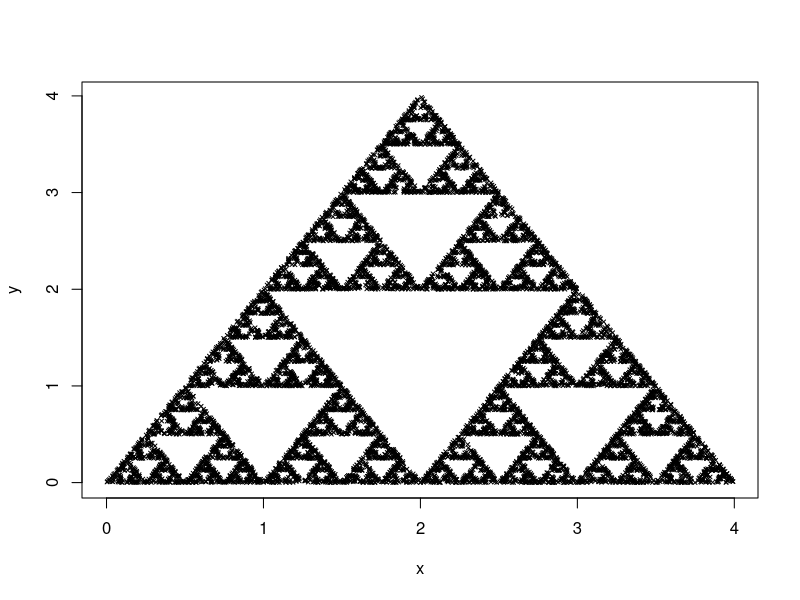

Write R code to recreate this figure.
#!/usr/bin/env Rscript

# ============================================================
# Script Name: sierpinski_triangle.R
# Description: Creates Sierpinski triangle through iterations of a simple rule
# Author: David Scott
# Created: 2018-01-29
#
# Usage:
#   Rscript scripts/sierpinski_triangle.R
#
# Dependencies:
#   - base R (no external packages required)
#
# Output:
#   - 
# ============================================================

# create Sierpinski triangle (gasket) through iterations of a simple rule

chaos_game <- function(n){
  # create data frame of three initial points
  df <- data.frame(letter = c("A", "B", "C"), x = c(0, 2, 4), y = c(0, 4, 0))
  
  # plot points on a graph
  #plot(df$x, df$y, xlab = "X", ylab = "Y")
  
  # initialize point vector X
  Xpoint = xy.coords(0,0)
  
  # plot the point as an "x"
  #points(Xpoint, pch = 4, cex = 0.5)
  
  # prepare storage for all points
  points_df <- data.frame(x = numeric(n), y = numeric(n))
  
  for (i in 1:n){
    # randomly sample three points in data frame (A, B, C)
    rowsamp <- df[sample(nrow(df), 1), ]
    # one point x halfway towards the sampled point
    x <- (rowsamp$x + Xpoint$x) / 2
    y <- (rowsamp$y + Xpoint$y) / 2
    # update location of X point
    Xpoint <- xy.coords(x, y)
    
    # replot in new location
    #points(Xpoint, pch = 4, cex = 0.5)
    
    points_df[i, ] <- c(x, y)
  }
  # return the coordinates as an object
  return(points_df)
}

df <- chaos_game(n=10000)

# plot
png("outputs/sierpinski_triangle.png", width = 800, height = 800)
plot(df, pch = 4, cex = 0.5)
dev.off()
